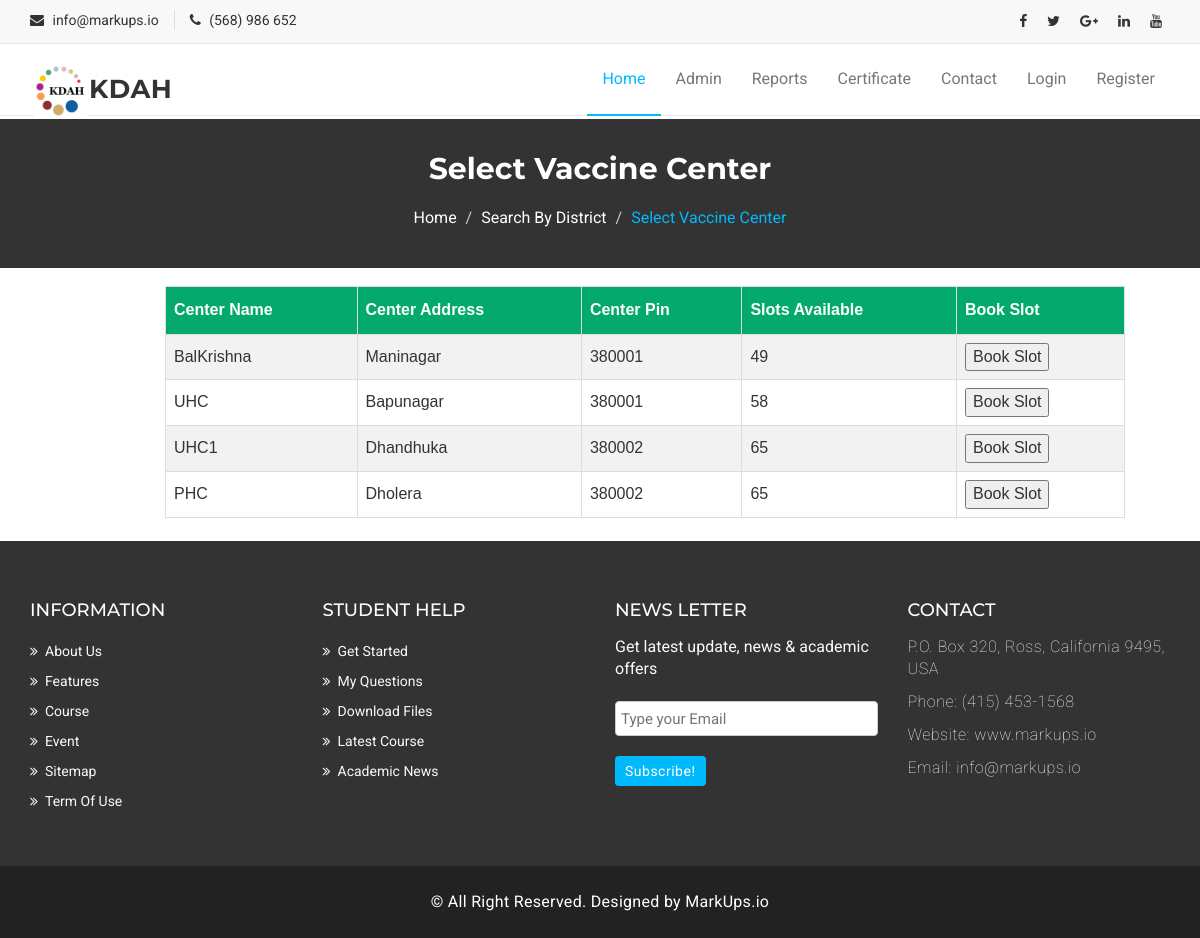
Screenshot of /searchdistrictcontroller.php?district=Ahmedabad with the database file from the repository.
### tables this page shows
CREATE TABLE `vaccinecenters` (
  `ID` int(11) NOT NULL,
  `center_name` varchar(500) NOT NULL,
  `center_address` varchar(500) NOT NULL,
  `center_pin` int(11) NOT NULL,
  `center_district_name` varchar(500) NOT NULL,
  `slots_available` int(11) NOT NULL
);

### searchdistrictcontroller.php (the view, shortened to what this page needs)
<!DOCTYPE html>
<html lang="en">
  <head>
    <link href="assets/css/font-awesome.css" rel="stylesheet">
    <link href="assets/css/bootstrap.css" rel="stylesheet">
    <link rel="stylesheet" type="text/css" href="assets/css/slick.css">
    <link rel="stylesheet" href="assets/css/jquery.fancybox.css" type="text/css" media="screen" />
    <link id="switcher" href="assets/css/theme-color/default-theme.css" rel="stylesheet">
    <link href="assets/css/style.css" rel="stylesheet">
  </head>
  <body>
  <header id="mu-header">
    <div class="container">
      <div class="row">
        <div class="col-lg-12 col-md-12">
          <div class="mu-header-area">
            <div class="row">
              <div class="col-lg-6 col-md-6 col-sm-6 col-xs-6">
                <div class="mu-header-top-left">
                  <div class="mu-top-email">
                    <i class="fa fa-envelope"></i>
                    <span>info@markups.io</span>
                  </div>
                  <div class="mu-top-phone">
                    <i class="fa fa-phone"></i>
                    <span>(568) 986 652</span>
                  </div>
                </div>
              </div>
              <div class="col-lg-6 col-md-6 col-sm-6 col-xs-6">
                <div class="mu-header-top-right">
                  <nav>
                    <ul class="mu-top-social-nav">
                      <li><a href="#"><span class="fa fa-facebook"></span></a></li>
                      <li><a href="#"><span class="fa fa-twitter"></span></a></li>
                      <li><a href="#"><span class="fa fa-google-plus"></span></a></li>
                      <li><a href="#"><span class="fa fa-linkedin"></span></a></li>
                      <li><a href="#"><span class="fa fa-youtube"></span></a></li>
                    </ul>
                  </nav>
                </div>
              </div>
            </div>
          </div>
        </div>
      </div>
    </div>
  </header>
  <section id="mu-menu">
    <nav class="navbar navbar-default" role="navigation">
      <div class="container">
        <div class="navbar-header">
          <a class="navbar-brand" href="index.php"><span><img src="kdah.png" width="55px">KDAH</span></a>
        </div>
        <div id="navbar" class="navbar-collapse collapse">
          <ul id="top-menu" class="nav navbar-nav navbar-right main-nav">
            <li class="active"><a href="index.php">Home</a></li>
              <li><a href="adminlogin.php">Admin</a></li>
            <li><a href="report.php">Reports</a></li>
              <li><a href="certificate.php">Certificate</a></li>
            <li><a href="contact.php">Contact</a></li>
            <?php
              if(!(isset($_SESSION['username']))) {
                echo "<li><a href='login.php'>Login</a></li>";
                echo "<li><a href='register.php'>Register</a></li>";
              }
              else {
                echo "<li><a href='index.php'>Hi!, ".$_SESSION['username']."</a></li>";
                echo "<li><a href='logout.php'>Logout</a></li>";
              }
            ?>
          </ul>
        </div>
      </div>
    </nav>
  </section>
 <br>
 <section id="mu-page-breadcrumb" style="margin-top: 3px;">
   <div class="container">
     <div class="row">
       <div class="col-md-12">
         <div class="mu-page-breadcrumb-area">
           <h2>Select Vaccine Center</h2>
           <ol class="breadcrumb">
            <li><a href="index.php">Home</a></li>
            <li><a href="searchdistrict.php">Search By District</a></li>
            <li class="active">Select Vaccine Center</li>
          </ol>
         </div>
       </div>
     </div>
   </div>
 </section>
 <br>
  <div>
<?php
$servername = "localhost";
$username = "root";
$password = "";
$conn = mysqli_connect($servername, $username, $password,"vaccineregistration");
$district=$_GET['district'];
$query = " SELECT * FROM `vaccinecenters` WHERE center_district_name='$district' ";
$result = mysqli_query($conn, $query);
if(mysqli_num_rows($result)>0)
{
      echo "<table id='customers'>";
     echo "<tr>";
     echo "<th>Center Name</th>";
     echo "<th>Center Address</th>";
     echo "<th>Center Pin</th>";
     echo "<th>Slots Available</th>";
     echo "<th>Book Slot</th>";
     echo "</tr>";
     while($row = $result->fetch_assoc()) {
        echo "<tr>";
        echo "<td>";
        echo $row["center_name"];
        echo "</td>";
         echo "<td>";
        echo $row["center_address"];
        echo "</td>";
         echo "<td>";
        echo $row["center_pin"];
        echo "</td>";
         echo "<td>";
        echo $row["slots_available"];
        echo "</td>";
        echo "<td>";
          echo "<form action='bookslotdistrict.php'>";
            echo "<button>Book Slot</button>";
        echo "</form>";
         echo "</td>";
         echo  "</tr>";
    }
    echo "</table>";
}
?>
</div>
<br>
  <footer id="mu-footer" >
    <div class="mu-footer-top">
      <div class="container">
        <div class="mu-footer-top-area">
          <div class="row">
            <div class="col-lg-3 col-md-3 col-sm-3">
              <div class="mu-footer-widget">
                <h4>Information</h4>
                <ul>
                  <li><a href="#">About Us</a></li>
                  <li><a href="">Features</a></li>
                  <li><a href="">Course</a></li>
                  <li><a href="">Event</a></li>
                  <li><a href="">Sitemap</a></li>
                  <li><a href="">Term Of Use</a></li>
                </ul>
              </div>
            </div>
            <div class="col-lg-3 col-md-3 col-sm-3">
              <div class="mu-footer-widget">
                <h4>Student Help</h4>
                <ul>
                  <li><a href="">Get Started</a></li>
                  <li><a href="#">My Questions</a></li>
                  <li><a href="">Download Files</a></li>
                  <li><a href="">Latest Course</a></li>
                  <li><a href="">Academic News</a></li>
                </ul>
              </div>
            </div>
            <div class="col-lg-3 col-md-3 col-sm-3">
              <div class="mu-footer-widget">
                <h4>News letter</h4>
                <p>Get latest update, news & academic offers</p>
                <form class="mu-subscribe-form">
                  <input type="email" placeholder="Type your Email">
                  <button class="mu-subscribe-btn" type="submit">Subscribe!</button>
                </form>
              </div>
            </div>
            <div class="col-lg-3 col-md-3 col-sm-3">
              <div class="mu-footer-widget">
                <h4>Contact</h4>
                <address>
                  <p>P.O. Box 320, Ross, California 9495, USA</p>
                  <p>Phone: (415) 453-1568 </p>
                  <p>Website: www.markups.io</p>
                  <p>Email: info@markups.io</p>
                </address>
              </div>
            </div>
          </div>
        </div>
      </div>
    </div>
    <div class="mu-footer-bottom">
      <div class="container">
        <div class="mu-footer-bottom-area">
          <p>&copy; All Right Reserved. Designed by <a href="http://www.markups.io/" rel="nofollow">MarkUps.io</a></p>
        </div>
      </div>
    </div>
  </footer>
  </body>
</html>

### assets/css/theme-color/default-theme.css (style rules this page uses)
#mu-menu .navbar-default .navbar-nav > .active > a, #mu-menu .navbar-default .navbar-nav > .active > a:hover, #mu-menu .navbar-default .navbar-nav > .active > a:focus { color: #01bafd; border-bottom: 2px solid #01bafd; background-color: transparent; }
#mu-page-breadcrumb .mu-page-breadcrumb-area .breadcrumb .active { color: #01bafd; }
#mu-footer .mu-footer-top .mu-footer-top-area .mu-footer-widget .mu-subscribe-form .mu-subscribe-btn { background-color: #01bafd; }

### searchdistrictcontroller.php (style rules this page uses)
#customers { font-family: Arial, Helvetica, sans-serif; border-collapse: collapse; width: 80%; margin-left: 165px; margin-top: 240px; }
#customers td, #customers th { border: 1px solid #ddd; padding: 8px; }
#customers tr:nth-child(even) { background-color: #f2f2f2; }
#customers th { padding-top: 12px; padding-bottom: 12px; text-align: left; background-color: #04AA6D; color: white; }

### rows the page displays
vaccinecenters: center_name "BalKrishna", center_address "Maninagar", center_pin "380001", slots_available "49"
vaccinecenters: center_name "UHC", center_address "Bapunagar", center_pin "380001", slots_available "58"
vaccinecenters: center_name "UHC1", center_address "Dhandhuka", center_pin "380002", slots_available "65"
vaccinecenters: center_name "PHC", center_address "Dholera", center_pin "380002", slots_available "65"
